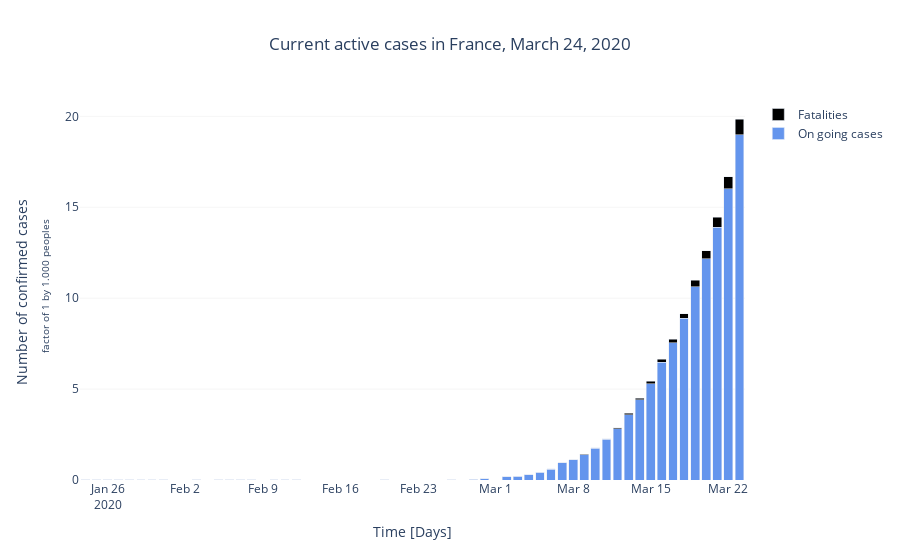

Notebook source saved alongside this figure:
### Code cell
dplot.disp_current_cases(df_fr, 'France', pop_factor=1000)
